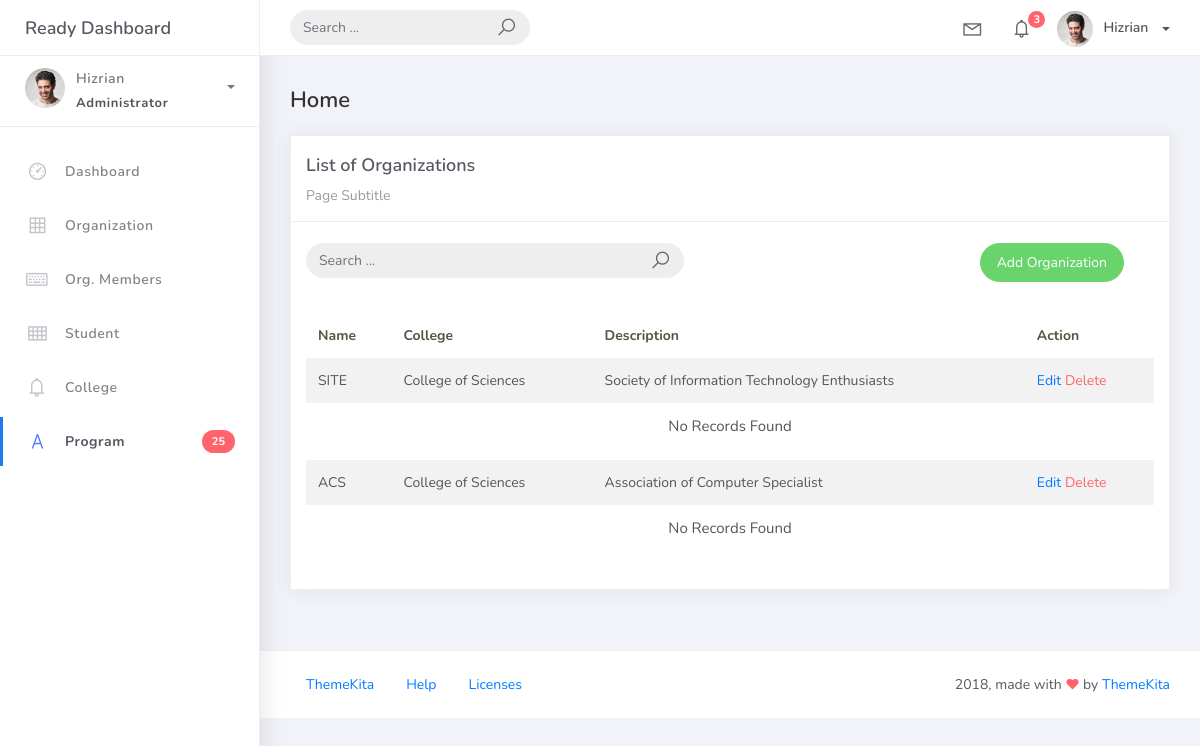
Page /organization_list/ on the earlier database version.
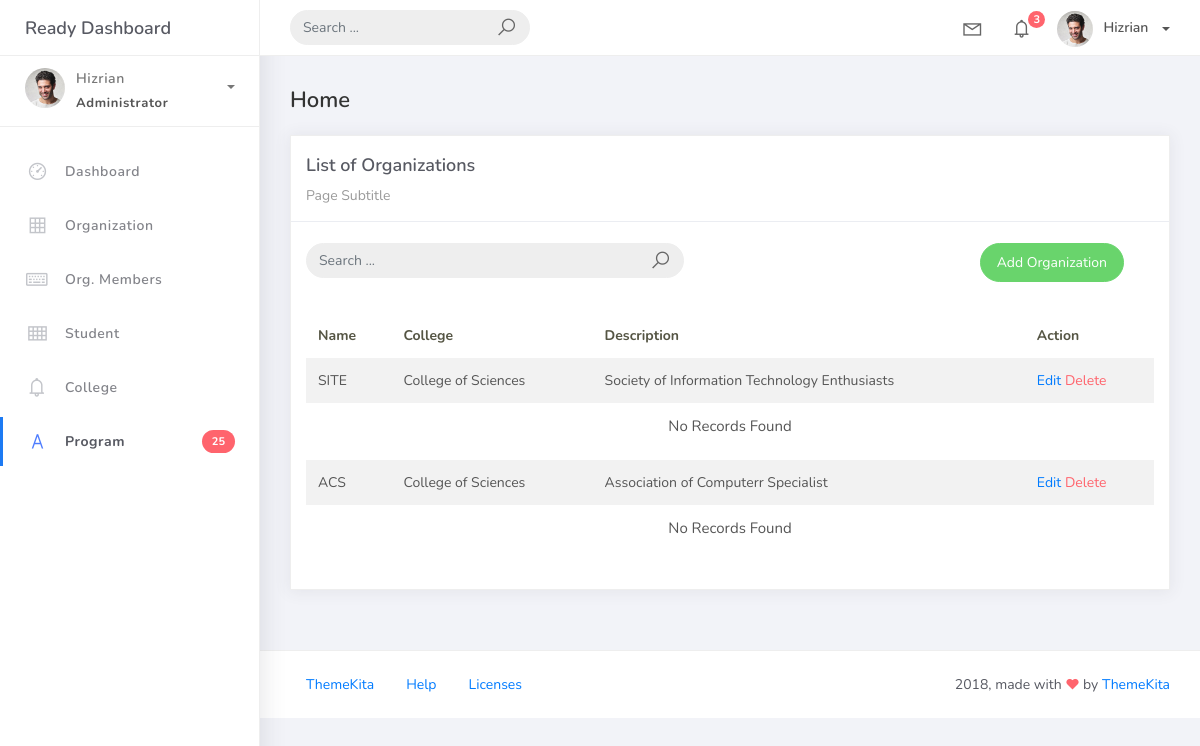
Same page on the later database version.
### studentorg/models.py (models this page shows, shortened)
class BaseModel(models.Model):
    created_at = models.DateTimeField(auto_now_add=True, db_index=True)
    updated_at = models.DateTimeField(auto_now=True)
    class Meta:
        abstract = True

class Organization(BaseModel):
    name = models.CharField(max_length=250)
    college = models.ForeignKey (
        College, null=True, blank=True, on_delete=models.CASCADE)
    description = models.CharField(max_length=500)

class College(BaseModel):
    college_name = models.CharField(max_length=150)
    def __str__(self):
        return self.college_name

### studentorg/views.py (the view)
# urls.py: path('organization_list/', OrganizationList.as_view(), name='organization-list'),
class OrganizationList(ListView):
    model = Organization
    context_object_name = 'organization'
    template_name = 'org_list.html'
    paginate_by = 5
    def get_queryset(self):
        queryset = super().get_queryset()
        query = self.request.GET.get('q', '')  # Get the search query from the GET request
        if query:
            queryset = queryset.filter(name__icontains=query)
        return queryset

### templates/org_list.html (shortened to what this page needs)
{% extends 'base.html' %} {% load static %} {% block content %}
<div class="content">
    <div class="container-fluid">
        <h4 class="page-title">Home</h4>
        <div class="row">
            <div class="col-md-12">
                <div class="card">
                    <div class="card-header">
                        <div class="card-title">List of Organizations</div>
                        <div class="card-category">Page Subtitle</div>
                    </div>
                    <br />
                    <div class="col-md-12 row">
                        <div class="col-md-6">
                            <form class="navbar-left navbar-form nav-search mr-md-3" action="{% url 'organization-list' %}?q={{ request.GET.q }}">
                                <div class="input-group">
                                    <input type="text" placeholder="Search ..." class="form-control" name="q" />
                                    <div class="input-group-append">
                                        <span class="input-group-text">
                                            <i class="la la-search search-icon"></i>
                                        </span>
                                    </div>
                                </div>
                            </form>
                        </div>
                        <div class="col-md-6">
                            <div class="pull-right">
                                <a href="{% url 'organization-add' %}" class="btn btn-success btn-rounded">
                                    Add Organization
                                </a>
                            </div>
                        </div>
                    </div>
                    <div class="card-body">
                        <table class="table table-striped mt-3">
                            <thead>
                                <tr>
                                    <th scope="col">Name</th>
                                    <th scope="col">College</th>
                                    <th scope="col">Description</th>
                                    <th scope="col">Action</th>
                                </tr>
                            </thead>
                            <tbody>
                                {% for object in object_list %}
                                <tr>
                                    <td>{{ object.name }}</td>
                                    <td>{{ object.college }}</td>
                                    <td>{{ object.description }}</td>
                                    <td>
                                        <a href="{% url 'organization-update' object.id %}">Edit</a>
                                        <a href="{% url 'organization-delete' object.id %}" class="text-danger">Delete</a>
                                    </td>
                                </tr>
                                <tr>
                                    <td colspan="4" style="text-align: center">
                                        <p class="text-sm" font-weight-bold mb-0">No Records Found</p>
                                    </td>
                                </tr>
                                {% endfor %}
                            </tbody>
                        </table>
                    </div>
                </div>
            </div>
        </div>
    </div>
</div>
{% endblock %}

Differences in the rows shown:
changed Organization "ACS": description "Association of Computer Specialist" → "Association of Computerr Specialist"
